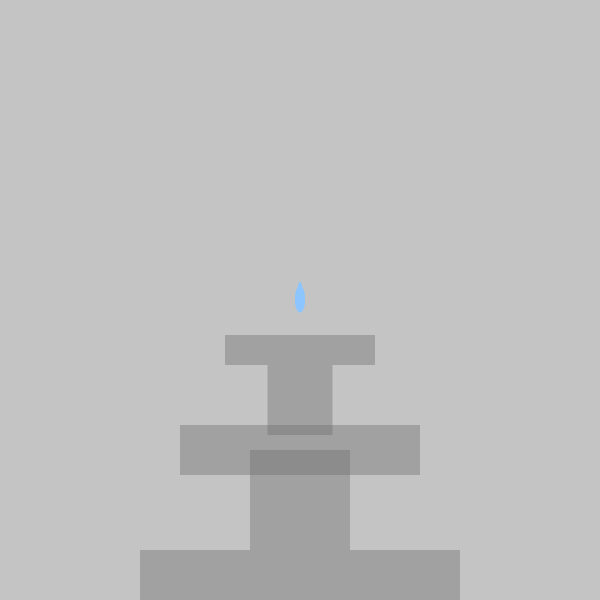
Frame 1 (no input)
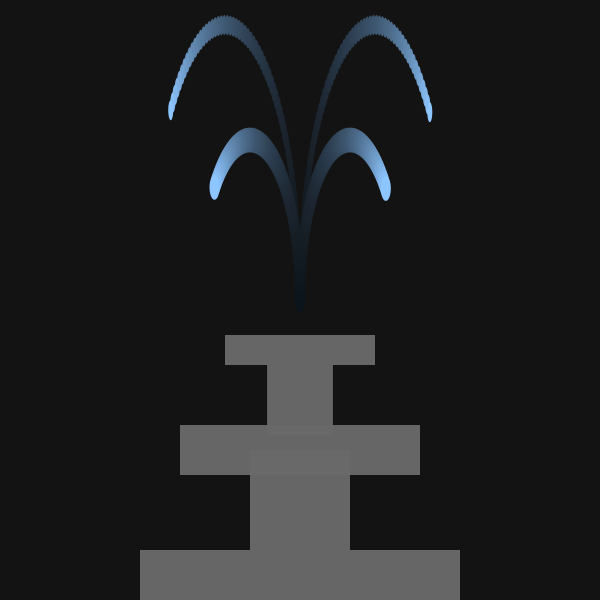
Frame 60 (the mouse pressed at the canvas centre just before this capture)
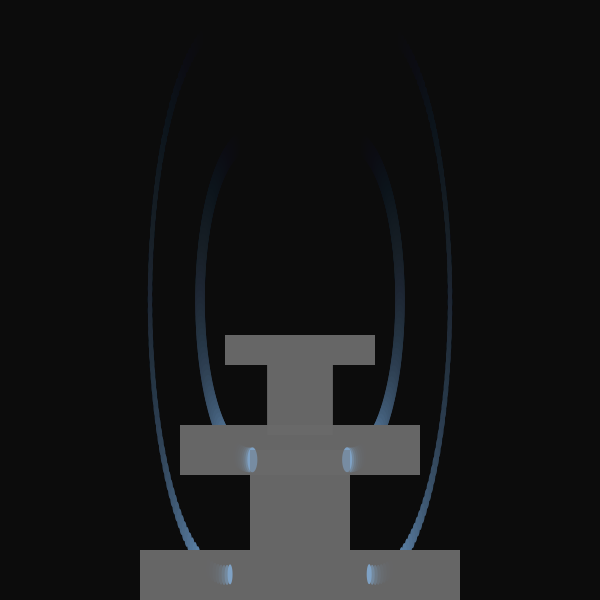
Frame 120 (the mouse held since frame 60 and released just before this capture)

The Processing sketch that drew these frames (run headless with seeded random() and noise(); from frame 60 on, the mouse is pressed at the canvas centre):

// Processing sketch: Week9_Fountain
// ── Week9_Fountain.pde
int x;
int y;
float c = 0;
//float cc = 0;

void setup(){
  size(600, 600);
  colorMode(HSB, 360, 100, 100);
 // background(200,100,90);
  rectMode(CENTER);
  noStroke();
  
  x = width/2;
  y = height/2;
}

void draw(){
  fill(0,10);
  rect(x,y, 600, 600);
  pushMatrix();
  float a = 50*cos(c);
  float b = 160*sin(c);
  fill(210, 45,100);
  ellipse(a+250, b+y, 10, 25);
  c -= 0.01;
  popMatrix();
  

  float aa = -50*cos(c);
  float bb = 160*sin(c);
  fill(210, 45,100);
  ellipse(aa+350, bb+y, 10, 25);
  c -= 0.01;
  
  float aaa = 75*cos(c);
  float bbb = 275*sin(c);
  fill(210, 45,100);
  ellipse(aaa+225, bbb+y, 5, 20);
  c -= 0.01;
  
    float aaaa = -75*cos(c);
  float bbbb = 275*sin(c);
  fill(210, 45,100);
  ellipse(aaaa+375, bbbb+y, 5, 20);
  c -= 0.01;

  
  fill(150, 100);
  rect(x, 575, 320, 50);
  rect(x, 500, 100, 100);
  rect(x, 450, 240, 50);
  rect(x, 400, 65, 70);
  rect(x, 350, 150, 30);
  

}
